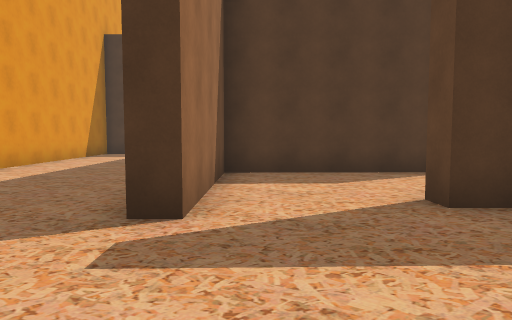
View 1 (above)

22 first-person views from a walk through a Unity game level. The camera is 1.5 m above the floor, tilts 4° down and sees 70° across. The floor is counted in squares, 2 m on a side. Each view is taken from the middle of a square. On the plan, view 1 faces up. The plan holds only what a view shows up to about 11 squares ahead; the rest is blank. The place goes on beyond the plan. Some surface patterns are stand-ins.

View 2
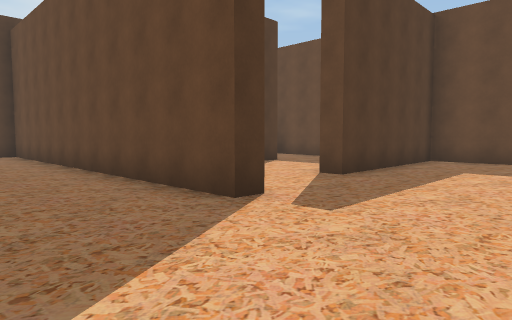

View 3
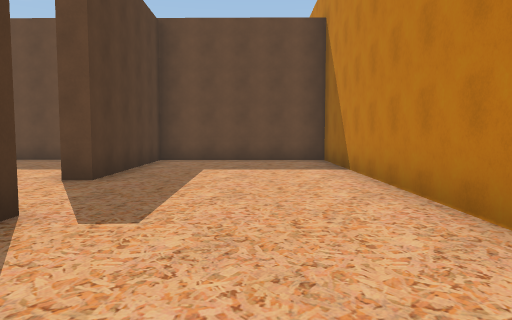

View 4
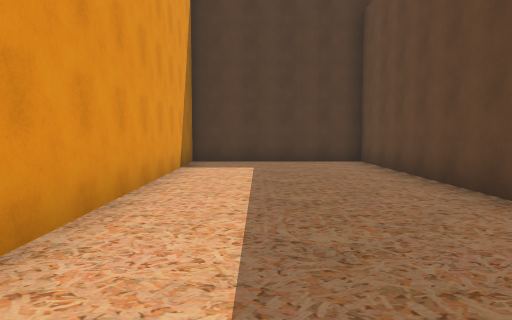

View 5
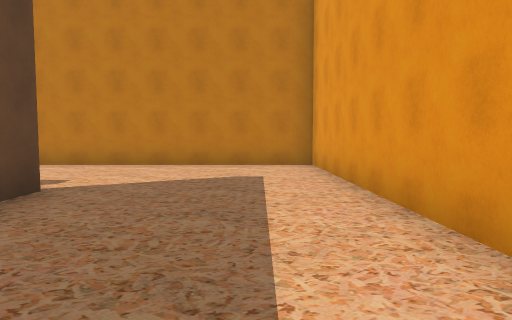

View 6
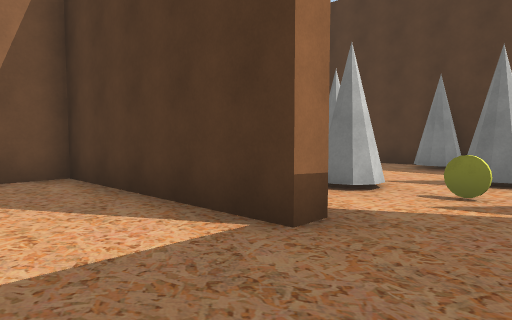

View 7
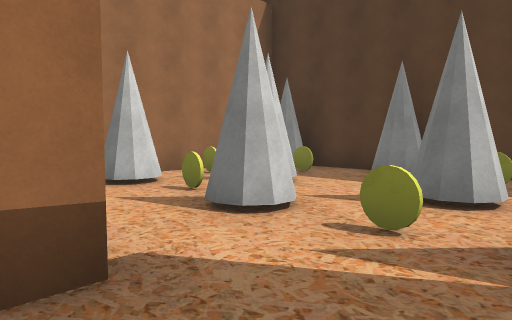

View 8
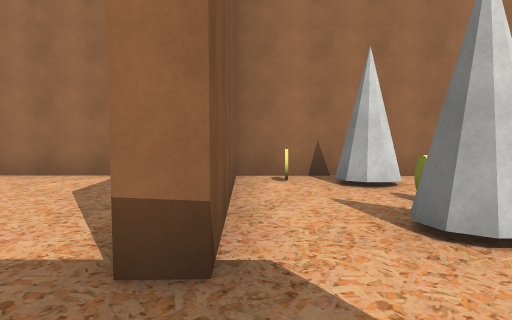

View 9
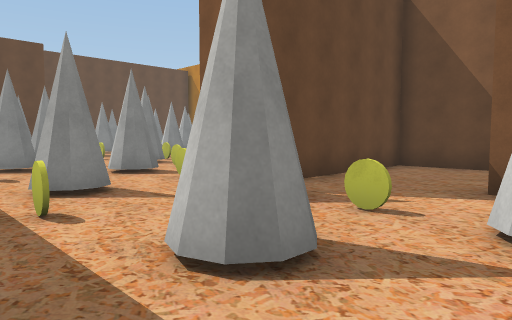

View 10
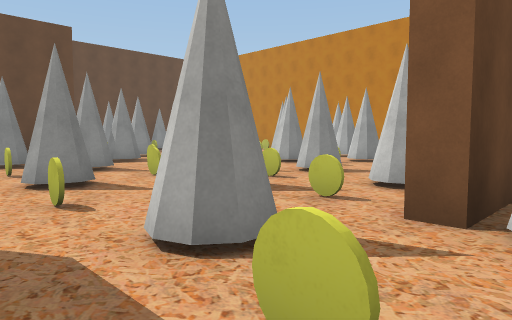

View 11
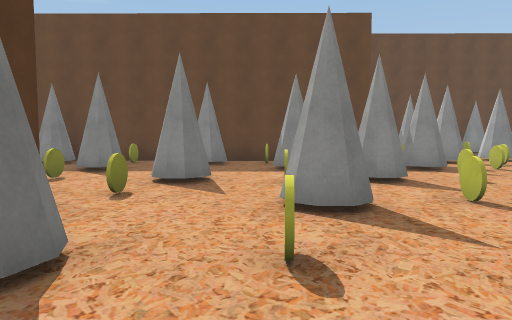

View 12
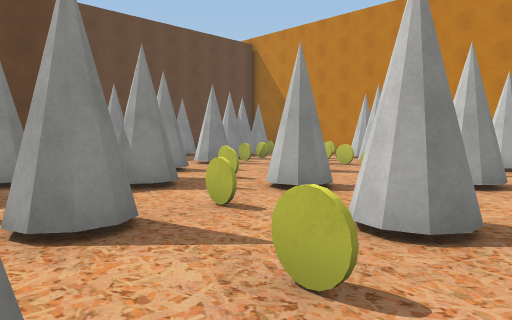

View 13
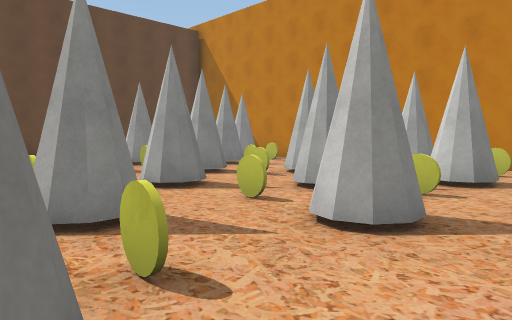

View 14
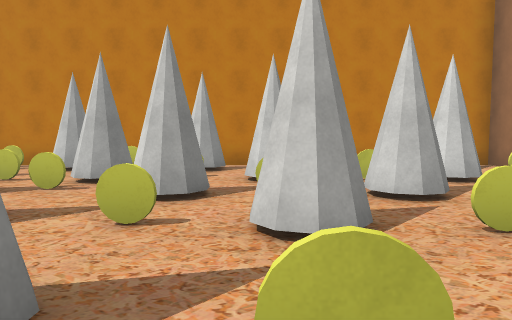

View 15
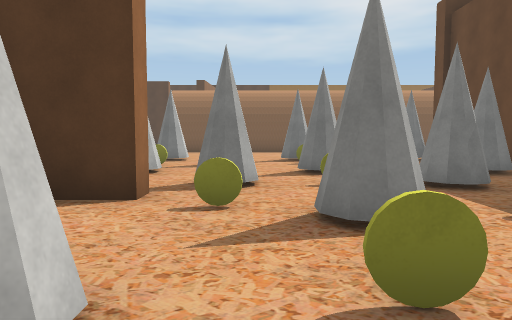

View 16
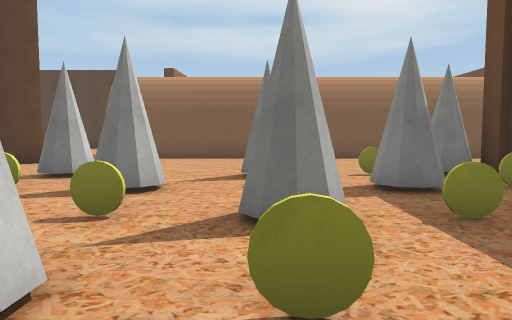

View 17
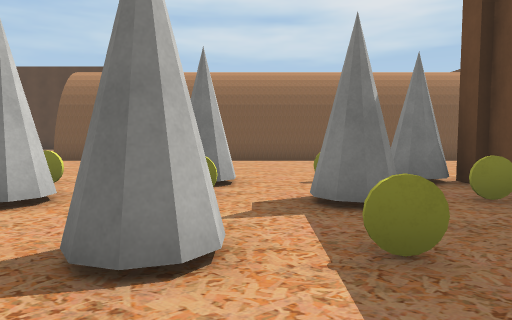

View 18
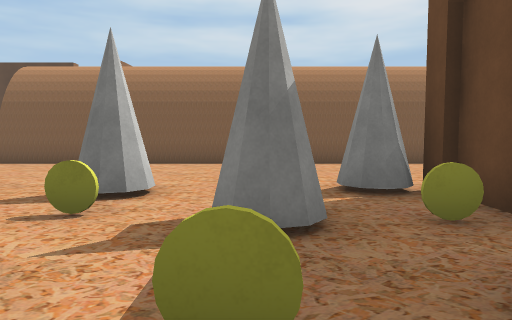

View 19
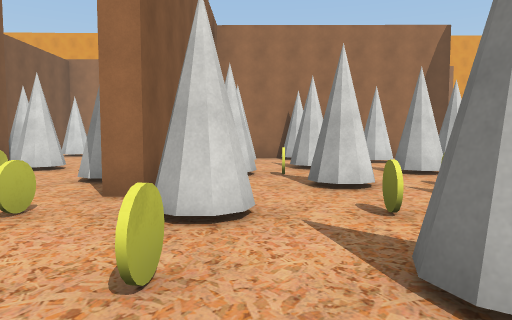

View 20
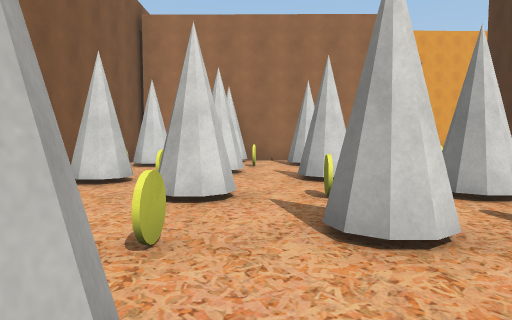

View 21
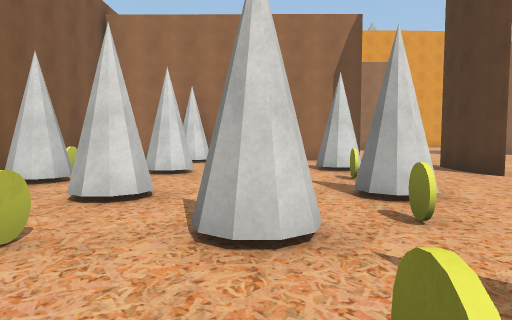

View 22
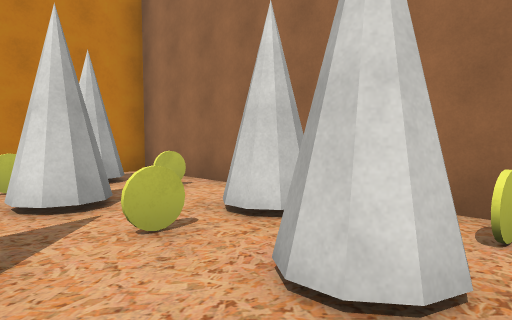

### Floor plan
Key: @ floor where view 1 was taken; # wall or solid block; x gap in a wall; . main floor; : floor 0.25 m higher than the main floor; / step, stairs or slope; C yellow coin; O other object.
Columns run from 6 left of view 1 to 19 right of it. Each row starts with its distance up from view 1.
 26                 ##########
 25             ..  .........
 24             ... ..........
 23             .##...........
 22               ............
 21           #. #.C....#.C.##
 20           #.......C......#
 19           #.#..#.C#.C.#.C#
 18           #.O............#
 17           ##..#O.#.C#.C.##
 16           ###............#
 15           ###.O#....C.#C.#
 14 ##################.C...
 13 #....#.C...C........#..##
 12 #....#.......C..C...C..O#
 11 #....#C.#..#..#...#...#.#
 10 #....##.C#.C#.....C.#..:#
  9 #....#.......#.C:...C./
  8 #....#O......##.C.#...#O
  7 #....######..#.....C#.C.#
  6 #....#.......#.........O..
  5 #....#.......#C#.C.#C.#..#
  4 #....#..#######.....x...C.
  3 #............##.Cx.C..Cx.
  2 #............#..##.#. xC#
  1 #............#C.C ... ....
  0 #.....@......#.#  .C# O#C#
 -1 ##########################

Positions as (right, up) in squares from view 1, and headings:
1: (0, 0), facing up
2: (-4, 0), facing up-right
3: (-4, 1), facing right
4: (-4, 4), facing up
5: (-4, 8), facing down
6: (6, 5), facing up-left
7: (6, 7), facing up-left
8: (6, 8), facing left
9: (3, 13), facing down-right
10: (6, 13), facing down-right
11: (8, 12), facing right
12: (11, 11), facing down-right
13: (11, 8), facing down-right
14: (13, 8), facing down
15: (13, 10), facing up
16: (14, 14), facing up
17: (15, 15), facing up
18: (16, 16), facing up
19: (16, 16), facing left
20: (15, 18), facing left
21: (15, 19), facing left
22: (11, 6), facing down-left
